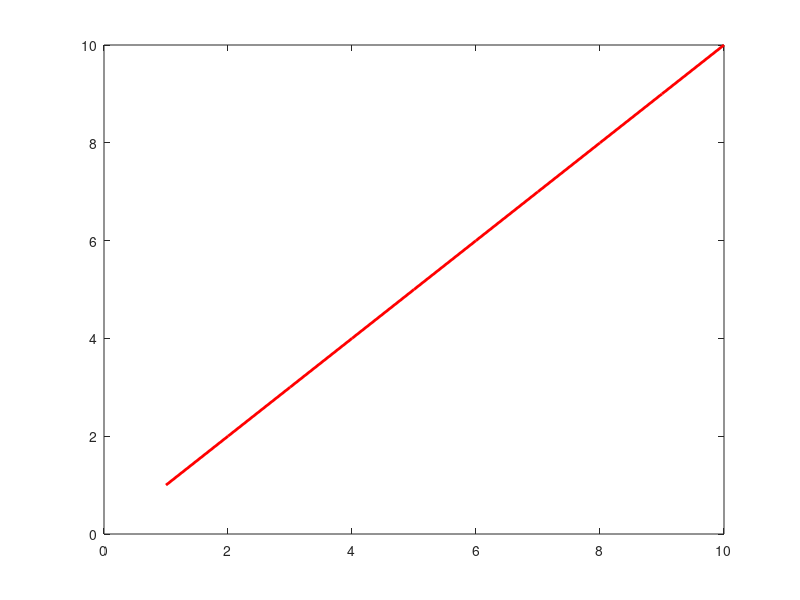

Reproduce this figure in MATLAB. (Note: this script raises an error after producing the figure.)
E = [ 1 2 3 4 5 6 7 8 9 10]
x = [ 1 2 3 4 5 6 7 8 9 10]

figure
plot(x,E, 'r-', 'linewidth', 2 )
xlabel('x [a.u]', Fontsize, 18)
ylabel('E', Fontsize, 18)



